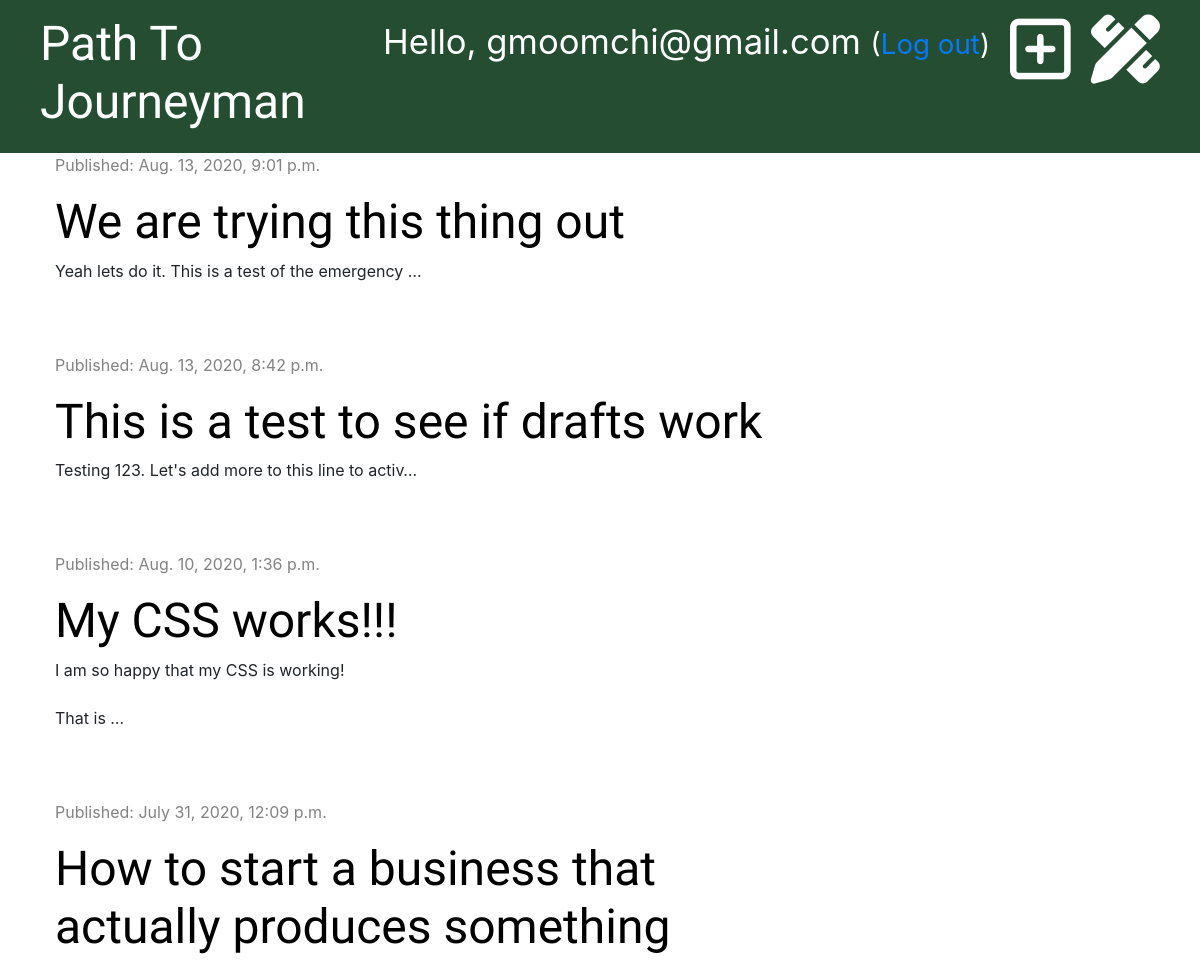
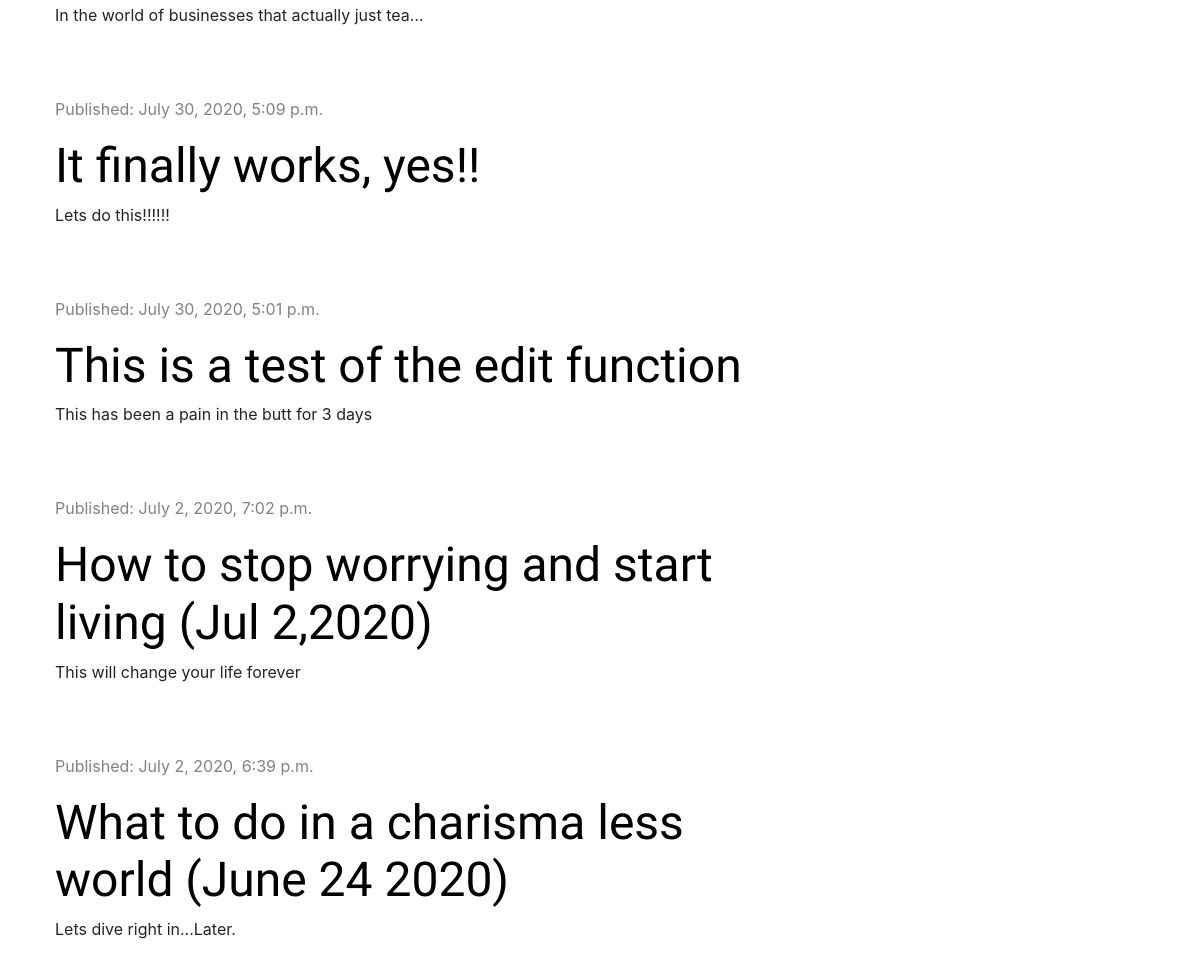
The page / (signed in) on the database its author committed (2 pictures, top to bottom).
### blog/models.py (models this page shows, shortened)
class Post(models.Model):
    author = models.ForeignKey('auth.User', on_delete=models.CASCADE)
    title = models.CharField(max_length=200)
    text = models.TextField()
    created_date = models.DateTimeField(default=timezone.now)
    published_date = models.DateTimeField(blank=True, null=True)

### blog/views.py (the view)
# urls.py: path('', views.post_list, name='post_list'),
def post_list(request):
    posts = Post.objects.filter(published_date__lte=timezone.now()).order_by('-published_date')
    stuff_for_frontend = {'posts': posts}
    return render(request, 'blog/post_list.html', stuff_for_frontend)

### blog/templates/blog/post_list.html (shortened to what this page needs)
{% extends 'blog/base.html' %}
{% block content %}
    {% for post in posts %}
        <div class="post">
            <div class="date">
                <p>Published: {{ post.published_date }}</p>
            </div>
            <h1><a href="{% url 'post_detail' pk=post.pk %}">{{ post.title }}</a></h1>
            <p>{{ post.text|truncatechars:50|linebreaksbr }}</p>
        </div>
    {% endfor %}
{% endblock %}

### blog/templates/blog/base.html (shortened to what this page needs)
{% load static %}
<!DOCTYPE html>
<html lang="en">
<head>
    <link rel="stylesheet" href="https://stackpath.bootstrapcdn.com/bootstrap/4.5.0/css/bootstrap.min.css">
    <link rel="stylesheet" href="{% static 'css/blog.css' %}">
</head>
<body>
<div class="page-header">
    {% if user.is_authenticated %}
        <a href="{% url 'post_draft_list' %}" class="top-menu"><i class="fas fa-pencil-ruler fa-2x"></i></a>
        <a href="{% url 'post_new' %}" class="top-menu"><i class="far fa-plus-square fa-2x"></i></a>
        <p class="top-menu">Hello, {{ user.username }} <small>(<a href="{% url 'logout' %}">Log out</a>)</small></p>
    {% else %}
        <a href="{% url 'login' %}" class="top-menu"><i class="fas fa-sign-in-alt fa-2x"></i></a>
    {% endif %}
    <h1><a href="{% url "post_list" %}">Path To Journeyman</a></h1>
</div>
<div class="content container">
    <div class="row">
        <div class="col-md-8">
            {% block content %}
            {% endblock %}
        </div>
    </div>
</div>
</body>
</html>

### blog/static/css/blog.css (style rules this page uses)
.page-header { background-color: #254d32; margin-top: 0; padding: 15px 20px 15px 40px; }
.page-header h1, .page-header h1 a { color: #FFFFFF; font:-size: 36pt; text-decoration: none; }
.content { margin-left: 40px; }
h1, h2, h3, h4 { font-family: 'Tangerine', 'Inconsolata', 'Droid Sans', serif; font-size: 48px; }
.date { color: #828282; }
.post { margin-bottom: 70px; }
.post h1 a { color: #000000; }
.top-menu, .top-menu:hover { color: #ffffff; float: right; font-size: 26pt; margin-right: 20px; }

### rows shown on the page
Post: published_date "Aug. 13, 2020, 9:01 p.m.", title "We are trying this thing out", text "Yeah lets do it. This is a test of the emergency …"
Post: published_date "Aug. 13, 2020, 8:42 p.m.", title "This is a test to see if drafts work", text "Testing 123. Let's add more to this line to activ…"
Post: published_date "Aug. 10, 2020, 1:36 p.m.", title "My CSS works!!!", text "I am so happy that my CSS is working! That is …"
Post: published_date "July 31, 2020, 12:09 p.m.", title "How to start a business that actually produces something", text "In the world of businesses that actually just tea…"
Post: published_date "July 30, 2020, 5:09 p.m.", title "It finally works, yes!!", text "Lets do this!!!!!!"
Post: published_date "July 30, 2020, 5:01 p.m.", title "This is a test of the edit function", text "This has been a pain in the butt for 3 days"
Post: published_date "July 2, 2020, 7:02 p.m.", title "How to stop worrying and start living (Jul 2,2020)", text "This will change your life forever"
Post: published_date "July 2, 2020, 6:39 p.m.", title "What to do in a charisma less world (June 24 2020)", text "Lets dive right in...Later."

### other values the page prints
{{ user.username }} "gmoomchi@gmail.com"
